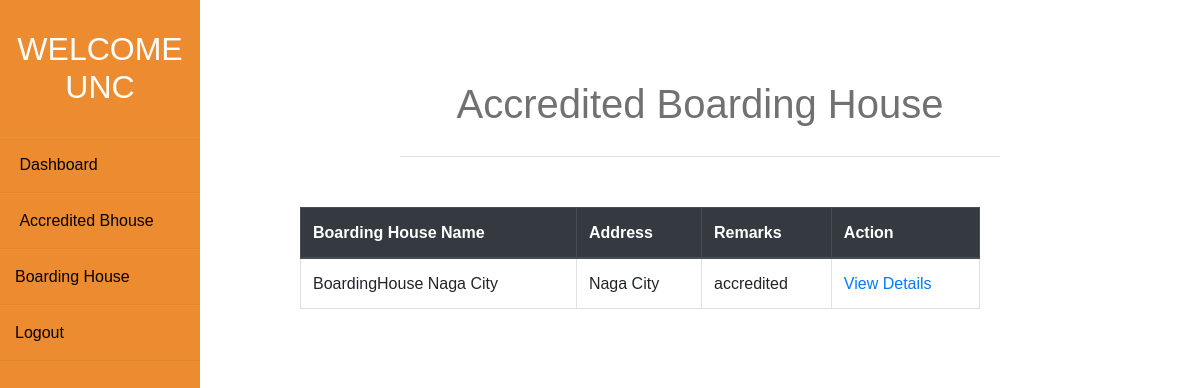
/accreditor/accreditor.php (signed in), run on the app's committed database.
### tables this page shows
CREATE TABLE `accreditation` (
  `id` int(11) NOT NULL,
  `bhouse_id` int(11) NOT NULL,
  `accreditor_id` int(11) NOT NULL,
  `date` datetime NOT NULL,
  `status` int(11) NOT NULL
);

CREATE TABLE `boardinghouse` (
  `id` int(11) NOT NULL,
  `Name` varchar(30) NOT NULL,
  `Address` varchar(20) NOT NULL,
  `Number` varchar(15) NOT NULL,
  `bhouse_id` int(11) NOT NULL,
  `Rent` int(3) NOT NULL,
  `image` varchar(200) NOT NULL
);

### accreditor/getaccredited.php (the view)
<?php
include '../include/conn.php';
        $id = $_SESSION['id'];
        $query = "SELECT  accreditation.id , accreditation.status , boardinghouse.Name , boardinghouse.Address ,accreditor.School
            from accreditation
            JOIN boardinghouse on accreditation.bhouse_id = boardinghouse.id
            JOIN accreditor ON accreditation.accreditor_id = accreditor.id
            where accreditor.id = $id ";
    $result = mysqli_query($conn,$query);
    while($row = mysqli_fetch_array($result))
    {
        ?>
            <tbody>
                <tr>
                    <td><?php echo $row['Name']; ?></td>
                    <td><?php echo $row['Address']; ?></td>
                    <td>
                    <?php
                    if ($row['status'] == 1)
                    {
                    echo ' Not Accredited';
                } else
                {
                    echo 'accredited';
                }
                    ?></td>
                   <td> <a href="details.php?id=<?php echo $row['id'];?>"> View Details</a></td>
                </tr>
            </tbody>
        <?php
}
?>

### css/accreditor.css (style rules this page uses)
* { margin: 0; padding: 0; box-sizing: border-box; list-style: none; text-decoration: none; font-family: 'Josefin Sans', sans-serif; }
body { background-color: #f3f5f9; }

### data on the page
accreditation: boardinghouse.Name "BoardingHouse Naga City", boardinghouse.Address "Naga City", status "accredited"

### other printed values
$_SESSION["UserName"] "UNC"
